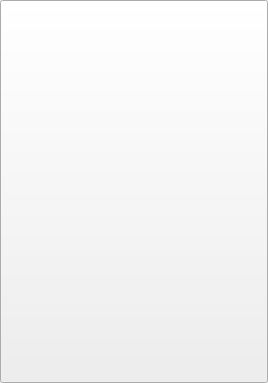
<?xml version="1.0" encoding="UTF-8"?>
<ui version="4.0">
 <class>Form</class>
 <widget class="QWidget" name="Form">
  <property name="geometry">
   <rect>
    <x>0</x>
    <y>0</y>
    <width>268</width>
    <height>383</height>
   </rect>
  </property>
  <property name="minimumSize">
   <size>
    <width>268</width>
    <height>383</height>
   </size>
  </property>
  <property name="maximumSize">
   <size>
    <width>268</width>
    <height>383</height>
   </size>
  </property>
  <property name="windowTitle">
   <string>Приветственное окно</string>
  </property>
  <widget class="QPushButton" name="pushButton">
   <property name="geometry">
    <rect>
     <x>0</x>
     <y>0</y>
     <width>268</width>
     <height>383</height>
    </rect>
   </property>
   <property name="text">
    <string/>
   </property>
  </widget>
 </widget>
 <resources/>
 <connections/>
</ui>
